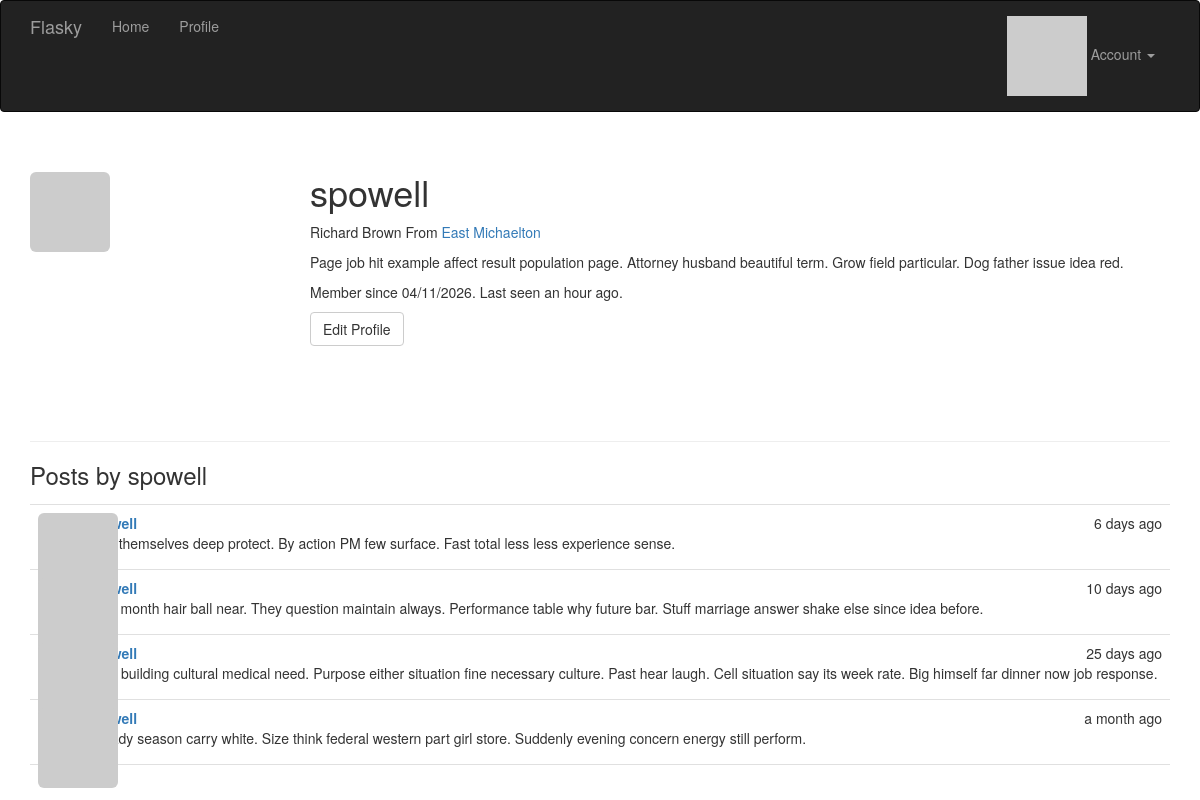
Page /user/spowell (signed in) on the committed database.
### app/models.py (models this page shows, shortened)
class User(UserMixin, db.Model):
    __tablename__ = "users"
    id: Mapped[int] = mapped_column(primary_key=True)
    email: Mapped[str] = mapped_column(unique=True, index=True)
    username: Mapped[str] = mapped_column(unique=True, index=True)
    role_id: Mapped[int] = mapped_column(ForeignKey("roles.id"), nullable=True)
    password_hash: Mapped[str] = mapped_column(nullable=False)
    confirmed: Mapped[bool] = mapped_column(default=False)
    name: Mapped[str | None] = mapped_column()
    location: Mapped[str | None] = mapped_column()
    about_me: Mapped[str | None] = mapped_column(Text)
    member_since: Mapped[datetime] = mapped_column(DateTime(timezone=True), default=lambda: datetime.now(UTC))
    last_seen: Mapped[datetime] = mapped_column(DateTime(timezone=True), default=lambda: datetime.now(UTC))
    avatar_hash: Mapped[str | None] = mapped_column()
    posts: DynamicMapped["Post"] = relationship(back_populates="author", lazy="dynamic")
    @property
    def password(self) -> None:
        raise AttributeError("password is not a readable attribute")
    def can(self, perm: int) -> bool:
        return self.role is not None and self.role.has_permission(perm)
    def is_administrator(self) -> bool:
        return self.can(Permission.ADMIN)
    def ping(self) -> None:
        self.last_seen = datetime.now(UTC)
        db.session.add(self)
        db.session.commit()
    def gravatar(self, size: int = 100, default: str = "identicon", rating: str = "g") -> str:
        url: str = "https://secure.gravatar.com/avatar"
        hash_avatar: str = self.avatar_hash or self.gravatar_hash()
        return f"{url}/{hash_avatar}?s={size}&d={default}&r={rating}'."

class Post(db.Model):
    __tablename__ = "posts"
    id: Mapped[int] = mapped_column(primary_key=True)
    body: Mapped[str | None] = mapped_column(Text)
    body_html: Mapped[str | None] = mapped_column(Text)
    timestamp: Mapped[datetime] = mapped_column(DateTime, index=True, default=lambda: datetime.now(UTC))
    author_id: Mapped[int] = mapped_column(ForeignKey("users.id"))
    author: Mapped["User"] = relationship(back_populates="posts")

### app/main/views.py (the view)
@main.route("/user/<username>")
def user(username: str):
    user: User = User.query.filter_by(username=username).first()
    if user is None:
        abort(404)
    posts =  user.posts.order_by(Post.timestamp.desc()).all()
    return render_template("user.html", user=user, posts=posts)

### app/auth/views.py (called while the page is built)
@auth.before_app_request
def before_request():
    if current_user.is_authenticated:
        current_user.ping()
        if not current_user.confirmed and request.blueprint != "auth" and request.endpoint != "static":
            return redirect(url_for("auth.unconfirmed"))
    return None

### app/main/__init__.py (called while the page is built)
@main.app_context_processor
def inject_permissions():
    return dict(Permission=Permission)

### app/models.py (called while the page is built)
@login_manager.user_loader
def load_user(user_id) -> User |  None:
    return db.session.get(User, int(user_id))

    def has_permission(self, perm):
        return self.permissions & perm == perm

### app/templates/user.html (shortened to what this page needs)
{% extends "base.html" %}
{% block page_content %}
<div class="page-header">
    <img class="img-rounded profile-thumbnail" src="{{ user.gravatar(size=256) }}">
    <div class="profile-header">
        <h1>{{ user.username }}</h1>
        {% if user.name or user.location %}
            <p>
                {% if user.name %}{{ user.name }}{% endif %}
                {% if user.location %}
                    From <a href="https://maps.google.com/?q={{ user.location }}">
                            {{ user.location }}
                         </a>
                {% endif %}
            </p>
        {% endif %}
        {% if user.about_me %}
            <p>{{ user.about_me }}</p>
        {% endif %}
        <p>
            Member since {{ moment(user.member_since).format("L") }}.
            Last seen {{ moment(user.last_seen).fromNow() }}.
        </p>
        <p>
            {% if user == current_user %}
                <a class="btn btn-default" href="{{ url_for('.edit_profile') }}">Edit Profile</a>
            {% endif %}
        </p>
    </div>
</div>
<h3>Posts by {{ user.username }}</h3>
{% include "_posts.html" %}
{% endblock %}

### app/templates/_posts.html
<ul class="posts">
    {% for post in posts %}
        <li class="post">
            <div class="post-thumbnail">
                <a href="{{ url_for('.user', username=post.author.username) }}">
                    <img class="img-rounded profile-thumbnail" src="{{ post.author.gravatar(size=40) }}">
                </a>
            </div>
            <div class="post-content">
                <div class="post-date">{{ moment(post.timestamp).fromNow() }}</div>
                <div class="post-author"><a href="{{ url_for('.user', username=post.author.username) }}">{{ post.author.username }}</a></div>
                <div class="post-body">
                    {% if post.body_html %}
                        {{ post.body_html | safe }}
                    {% else %}
                        {{ post.body }}
                    {% endif %}
                </div>
            </div>
        </li>
    {% endfor %}
</ul>

### app/static/styles.css (style rules this page uses)
.profile-thumbnail { position: absolute; }
.profile-header { min-height: 260px; margin-left: 280px; }
ul.posts { list-style-type: none; padding: 0px; margin: 16px 0px 0px 0px; border-top: 1px solid #e0e0e0; }
ul.posts li.post { padding: 8px; border-bottom: 1px solid #e0e0e0; }
div.post-date { float: right; }
div.post-author { font-weight: bold; }
div.post-thumbnail { position: absolute; }
div.post-content { margin-left: 48px; min-height: 48px; }

### rows in the picture
User: username "spowell", name "Richard Brown", location "East Michaelton", about_me "Page job hit example affect result population page. Attorney husband beautiful term. Grow field particular. Dog father issue idea red.", member_since "04/11/2026", last_seen "an hour ago"
Post: timestamp "6 days ago", body_html "Who themselves deep protect. By action PM few surface. Fast total less less experience sense."
Post: timestamp "10 days ago", body_html "Pass month hair ball near. They question maintain always. Performance table why future bar. Stuff marriage answer shake else since idea before."
Post: timestamp "25 days ago", body_html "Build building cultural medical need. Purpose either situation fine necessary culture. Past hear laugh. Cell situation say its week rate. Big himself far dinner now job response."
Post: timestamp "a month ago", body_html "Already season carry white. Size think federal western part girl store. Suddenly evening concern energy still perform."
